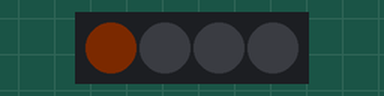
This program was run on a simulated CircuitPython board. Parts: 4 RGB LEDs in strip order, left to right. Dim RGB values are drawn brighter than linear; random numbers come from a fixed seed; USB keyboard and mouse output is not drawn.

Above: at 0.15 s.
At 0.6 s:
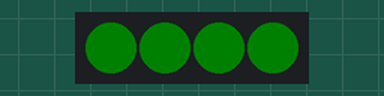
Timing chart, 0 to 2.1 s (numbered marks = the images above):
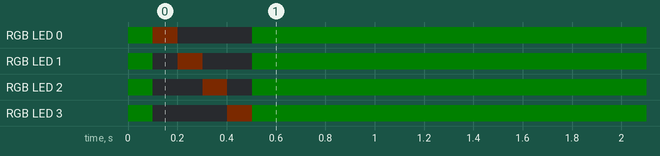

Measured:
- by itself, RGB LED 0: off → RGB(0, 5, 0) at 0.00 s, → RGB(3, 1, 0) 0.10 s later, → off 0.10 s later, → RGB(0, 5, 0) 0.30 s later
- by itself, RGB LED 3: off → RGB(0, 5, 0) at 0.00 s, → off 0.10 s later, → RGB(3, 1, 0) 0.30 s later, → RGB(0, 5, 0) 0.10 s later
- by itself, RGB LED 1: off → RGB(0, 5, 0) at 0.00 s, → off 0.10 s later, → RGB(3, 1, 0) 0.10 s later, → off 0.10 s later, … (5 changes in this stretch)
- by itself, RGB LED 2: off → RGB(0, 5, 0) at 0.00 s, → off 0.10 s later, → RGB(3, 1, 0) 0.20 s later, → off 0.10 s later, … (5 changes in this stretch)

The program:

code.py
```python
"""CircuitPython code to jiggle the mouse"""

import board
import neopixel
import usb_hid
from time import sleep
from adafruit_hid.mouse import Mouse
from random import randint
from _pixelbuf import colorwheel

HOW_LONG = 180     # How long between jiggles in seconds

mouse = Mouse(usb_hid.devices)

pixels = neopixel.NeoPixel(board.NEOPIXEL, 4, auto_write=False)
pixels.brightness = 0.02

def multi():
    color = colorwheel(randint(1, 255))
    for cycle in range(4):
        for led in range(4):
            pixels[led] = 0
        pixels[cycle] = color
        pixels.show()
        sleep(0.1)

def green():
    pixels.fill((0, 255, 0))
    pixels.show()
    sleep(0.1)

def jiggle():
    for each in range(randint(1, 4)):
        x = randint(1, 50)
        y = randint(1, 50)
        mouse.move(x, y)
        mouse.move(-x, -y)

green()

while True:
    jiggle()
    multi()
    green()
    sleep(HOW_LONG)    # Wait HOW_LONG
```
